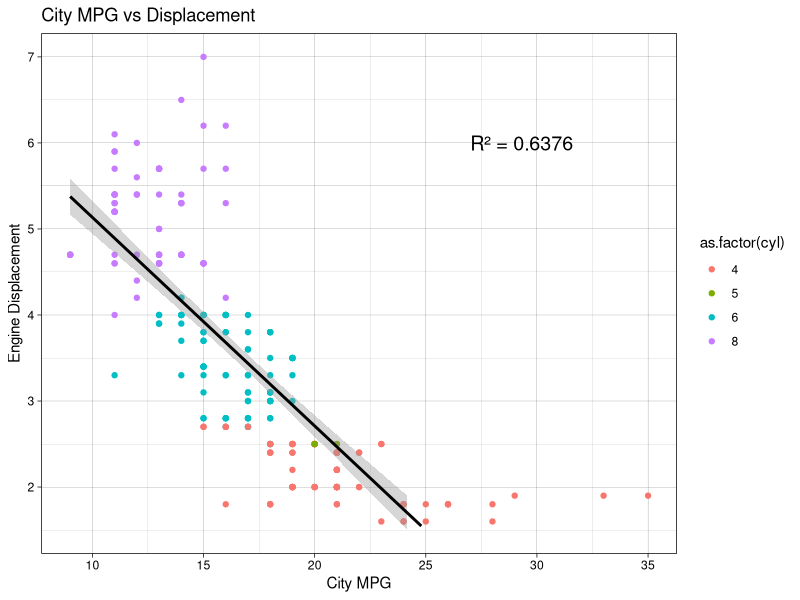
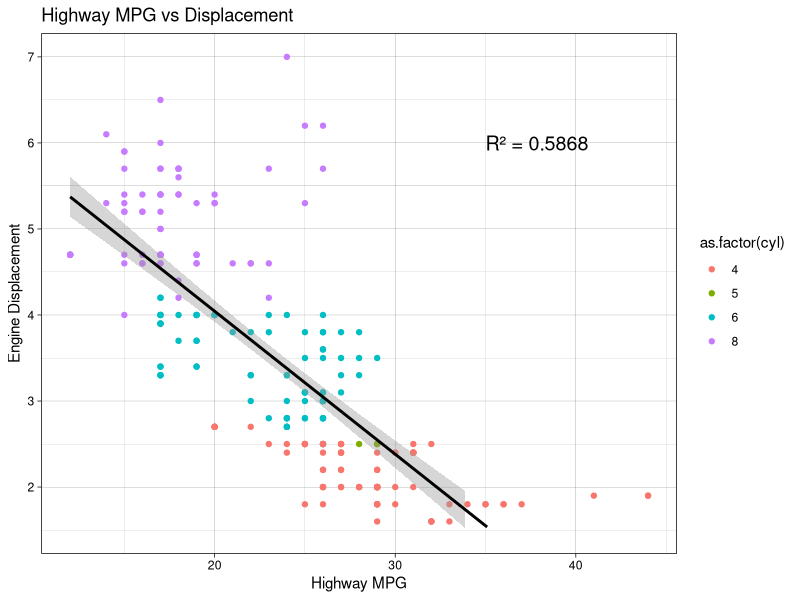
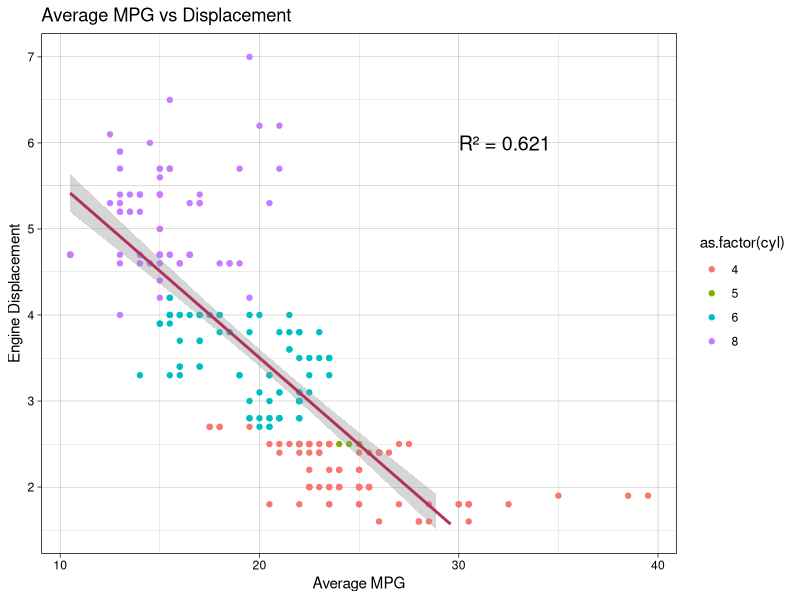

The R script that drew these images, in order:
#Load necessary libraries
library(tidyverse)

#Load the mpg dataset
data(mpg)
myobject<-mpg

#Create a new column for the average of city (cty) and highway (hwy) MPG
#mutating myobject into mpg to find average mpg
myobject<-myobject%>%
  mutate(avmpg=rowMeans(select(.,cty,hwy),na.rm=TRUE))

#City MPG vs Engine Displacement
ggplot(data=myobject,mapping=aes(x=cty,y=displ,color=as.factor(cyl)))+
  geom_point()+
  #adding regrssion line with 95% confidence interval
  geom_smooth(method='lm',se=TRUE,color='black',fullrange=FALSE)+
  xlab('City MPG')+
  ylab('Engine Displacement')+
  ggtitle('City MPG vs Displacement')+
  theme_linedraw()+
  #limit y axis to start at 1.5 liters
  scale_y_continuous(limits=c(1.5,NA))+
  #adding in r^2 value
  annotate('text',x=27,y=6,
    label=paste0('R² = ',round(summary(lm(displ~cty,data=myobject))$r.squared,4)),
    size=5,hjust=0)

#Highway MPG vs Engine Displacement
ggplot(myobject,aes(x=hwy,y=displ,color=as.factor(cyl)))+
  geom_point()+
  geom_smooth(method='lm',se=TRUE,color='black',fullrange=FALSE)+
  xlab('Highway MPG')+
  ylab('Engine Displacement')+
  ggtitle('Highway MPG vs Displacement')+
  theme_linedraw()+
  scale_y_continuous(limits=c(1.5,NA))+
  annotate('text',x=35,y=6,
    label=paste0('R² = ',round(summary(lm(displ~hwy,data=myobject))$r.squared,4)),
    size=5,hjust=0)

#Average MPG vs Engine Displacement
ggplot(myobject,aes(x=avmpg,y=displ,color=as.factor(cyl)))+
  geom_point()+
  geom_smooth(method='lm',se=TRUE,color='maroon',fullrange=FALSE)+
  xlab('Average MPG')+
  ylab('Engine Displacement')+
  ggtitle('Average MPG vs Displacement')+
  theme_linedraw()+
  scale_y_continuous(limits=c(1.5,NA))+
  annotate('text',x=30,y=6,
    label=paste0('R² = ',round(summary(lm(displ~avmpg,data=myobject))$r.squared,4)),
    size=5,hjust=0)
